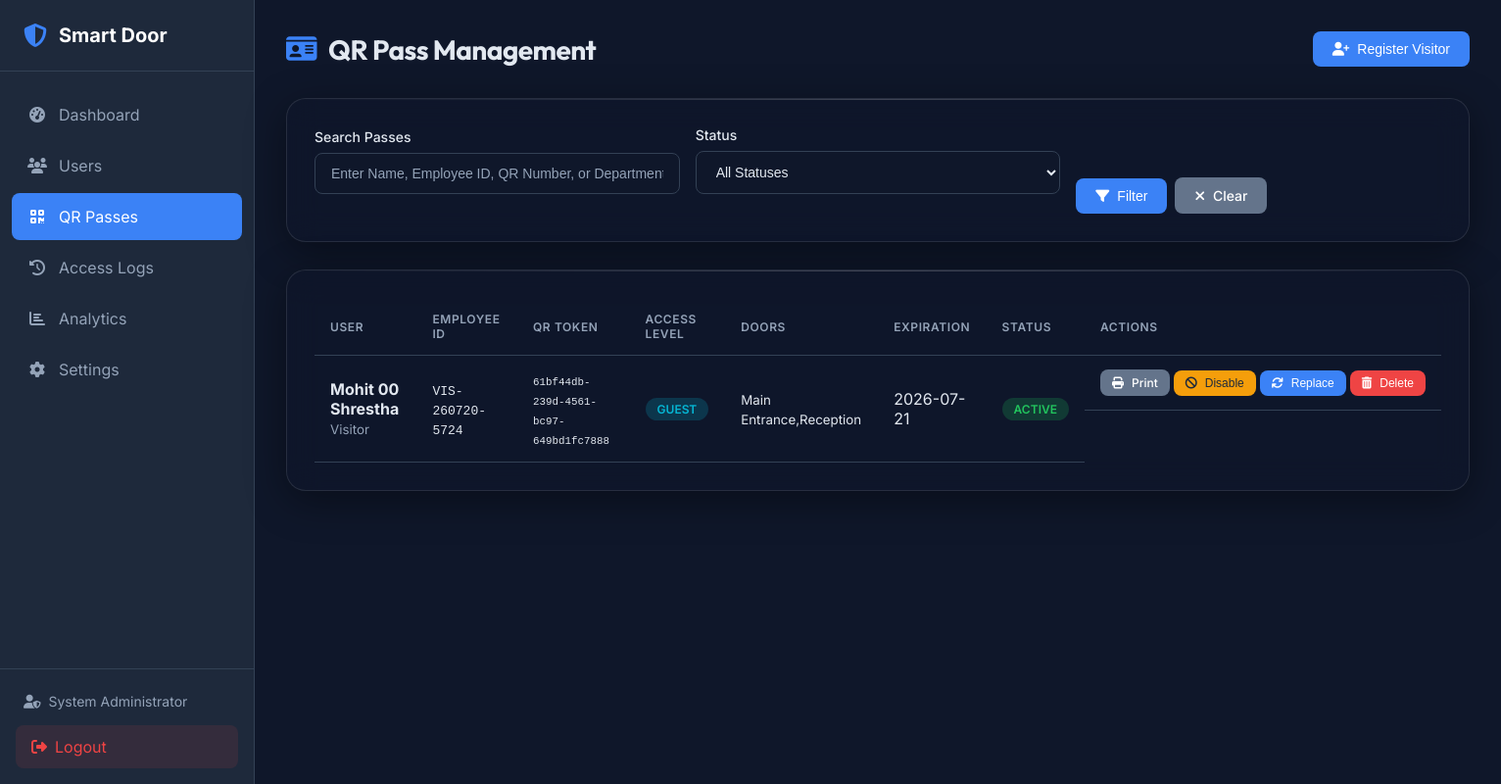
Page /admin/qr/passes (signed in) on the committed database.
### tables this page shows
CREATE TABLE qr_passes (
    id INTEGER PRIMARY KEY AUTOINCREMENT,
    user_id INTEGER NOT NULL,
    qr_token VARCHAR(255) UNIQUE NOT NULL,
    status VARCHAR(20) DEFAULT 'Active', -- 'Active', 'Disabled', 'Expired', 'Revoked', 'Lost', 'Replaced'
    issue_date DATETIME DEFAULT CURRENT_TIMESTAMP,
    expiration_date DATETIME NULL,
    access_level VARCHAR(50) DEFAULT 'Normal',
    allowed_doors TEXT DEFAULT 'Main Entrance',
    access_schedule TEXT, -- JSON schedule, e.g. {"days": [1,2,3,4,5], "start_time": "09:00", "end_time": "18:00"}
    created_at DATETIME DEFAULT CURRENT_TIMESTAMP,
    updated_at DATETIME DEFAULT CURRENT_TIMESTAMP,
    FOREIGN KEY (user_id) REFERENCES users(id) ON DELETE CASCADE
);

CREATE TABLE users (
    id INTEGER PRIMARY KEY AUTOINCREMENT,
    employee_id VARCHAR(50) UNIQUE NOT NULL,
    first_name VARCHAR(50) NOT NULL,
    last_name VARCHAR(50) NOT NULL,
    email VARCHAR(100) UNIQUE,
    phone VARCHAR(20),
    department VARCHAR(100),
    designation VARCHAR(100),
    is_active BOOLEAN DEFAULT 1,
    face_enrolled BOOLEAN DEFAULT 0,
    fingerprint_enrolled BOOLEAN DEFAULT 0,
    created_at DATETIME DEFAULT CURRENT_TIMESTAMP,
    updated_at DATETIME DEFAULT CURRENT_TIMESTAMP,
    created_by INTEGER, user_type VARCHAR(50) DEFAULT 'Employee', access_level VARCHAR(50) DEFAULT 'Normal', allowed_doors TEXT DEFAULT 'Main Entrance', status VARCHAR(20) DEFAULT 'Active', expiration_date DATETIME NULL,
    FOREIGN KEY (created_by) REFERENCES admin(id)
);

### web/routes/qr_routes.py (the view)
@qr_bp.route('/admin/qr/passes')
@login_required
def list_passes():
    search = request.args.get('search', '').strip()
    status = request.args.get('status', '').strip()
    page = int(request.args.get('page', 1))
    per_page = 20
    passes = qr_repo.get_all_passes(
        limit=per_page,
        offset=(page - 1) * per_page,
        search=search,
        status=status
    )
    return render_template(
        'qr/list.html',
        passes=passes,
        page=page,
        search=search,
        status_filter=status
    )

### database/db_manager.py (called while the page is built, shortened)
    def _get_connection(self) -> sqlite3.Connection:
        return self._local.connection

    def execute(self, query: str, params: tuple = ()) -> sqlite3.Cursor:
        conn = self._get_connection()
        cursor = conn.cursor()
        cursor.execute(query, params)
        return cursor

### web/routes/qr_routes.py (called while the page is built)
def login_required(f):
    @wraps(f)
    def decorated_function(*args, **kwargs):
        if 'admin_id' not in session:
            flash('Please log in to access this page.', 'warning')
            return redirect(url_for('login'))
        return f(*args, **kwargs)
    return decorated_function

### web/templates/qr/list.html (shortened to what this page needs)
{% extends "base.html" %}
{% block extra_css %}
<link rel="stylesheet" href="{{ url_for('static', filename='css/qr.css') }}">
{% endblock %}
{% block content %}
<div class="page-header">
    <h1><i class="fas fa-id-card"></i> QR Pass Management</h1>
    <button class="btn btn-primary" onclick="document.getElementById('add-visitor-modal').style.display='flex'">
        <i class="fas fa-user-plus"></i> Register Visitor
    </button>
</div>
<div class="qr-glass-card">
    <form method="GET" class="filter-form">
        <div class="form-row">
            <div class="form-group" style="flex: 2;">
                <label for="search">Search Passes</label>
                <input type="text" id="search" name="search" value="{{ search or '' }}"
                       placeholder="Enter Name, Employee ID, QR Number, or Department...">
            </div>
            <div class="form-group">
                <label for="status">Status</label>
                <select id="status" name="status">
                    <option value="">All Statuses</option>
                </select>
            </div>
            <div class="form-group" style="display: flex; align-items: flex-end; gap: 0.5rem; margin-bottom: 0;">
                <button type="submit" class="btn btn-primary">
                    <i class="fas fa-filter"></i> Filter
                </button>
                <a href="{{ url_for('qr.list_passes') }}" class="btn btn-secondary">
                    <i class="fas fa-times"></i> Clear
                </a>
            </div>
        </div>
    </form>
</div>
<div class="qr-glass-card">
    <div class="table-responsive">
        <table class="table">
            <thead>
                <tr>
                    <th>User</th>
                    <th>Employee ID</th>
                    <th>QR Token</th>
                    <th>Access Level</th>
                    <th>Doors</th>
                    <th>Expiration</th>
                    <th>Status</th>
                    <th>Actions</th>
                </tr>
            </thead>
            <tbody>
                {% if passes %}
                    {% for p in passes %}
                    <tr>
                        <td><strong>{{ p.first_name }} {{ p.last_name }}</strong><br><small class="text-muted">{{ p.department or '-' }}</small></td>
                        <td><code>{{ p.employee_id }}</code></td>
                        <td><small><code>{{ p.qr_token }}</code></small></td>
                        <td><span class="badge badge-info">{{ p.access_level }}</span></td>
                        <td><small>{{ p.allowed_doors }}</small></td>
                        <td>
                            {% if p.expiration_date %}
                                {{ p.expiration_date.split(' ')[0] }}
                            {% else %}
                                <span class="text-muted">Lifetime</span>
                            {% endif %}
                        </td>
                        <td>
                            {% if p.status == 'Active' %}
                                <span class="badge badge-success">Active</span>
                            {% elif p.status == 'Disabled' %}
                                <span class="badge badge-warning">Disabled</span>
                            {% elif p.status == 'Expired' %}
                                <span class="badge badge-expired">Expired</span>
                            {% elif p.status == 'Revoked' %}
                                <span class="badge badge-revoked">Revoked</span>
                            {% elif p.status == 'Lost' %}
                                <span class="badge badge-lost">Lost</span>
                            {% else %}
                                <span class="badge badge-replaced">Replaced</span>
                            {% endif %}
                        </td>
                        <td class="actions">
                            <a href="{{ url_for('qr.print_pass', pass_id=p.id) }}" class="btn btn-sm btn-secondary" title="Print Card" target="_blank">
                                <i class="fas fa-print"></i> Print
                            </a>
                            {% if p.status == 'Active' %}
                            <form method="POST" action="{{ url_for('qr.toggle_pass_status', pass_id=p.id) }}" style="display: inline;">
                                <button type="submit" class="btn btn-sm btn-warning" title="Disable Pass">
                                    <i class="fas fa-ban"></i> Disable
                                </button>
                            </form>
                            {% elif p.status == 'Disabled' %}
                            <form method="POST" action="{{ url_for('qr.toggle_pass_status', pass_id=p.id) }}" style="display: inline;">
                                <button type="submit" class="btn btn-sm btn-success" title="Enable Pass">
                                    <i class="fas fa-check"></i> Enable
                                </button>
                            </form>
                            {% endif %}
                            <form method="POST" action="{{ url_for('qr.regenerate_pass', user_id=p.user_id) }}" style="display: inline;"
                                  onsubmit="return confirm('Regenerating will immediately revoke this card and issue a new secure UUID token. Proceed?');">
                                <button type="submit" class="btn btn-sm btn-primary" title="Regenerate/Replace">
                                    <i class="fas fa-sync"></i> Replace
                                </button>
                            </form>
                            <form method="POST" action="{{ url_for('qr.delete_pass', pass_id=p.id) }}" style="display: inline;"
                                  onsubmit="return confirm('Are you sure you want to permanently delete this QR Pass and its visitor record?');">
                                <button type="submit" class="btn btn-sm btn-danger" title="Delete Pass">
                                    <i class="fas fa-trash-alt"></i> Delete
                                </button>
                            </form>
                        </td>
                    </tr>
                    {% endfor %}
                {% else %}
                <tr>
                    <td colspan="8" class="text-center text-muted">No QR Passes found.</td>
                </tr>
                {% endif %}
            </tbody>
        </table>
    </div>
</div>
{% endblock %}

### web/static/css/style.css (style rules this page uses)
:root { --primary: #3b82f6; --primary-dark: #2563eb; --secondary: #64748b; --success: #22c55e; --danger: #ef4444; --warning: #f59e0b; --info: #06b6d4; --dark: #1e293b; --darker: #0f172a; --light: #f1f5f9; --white: #ffffff; --border: #334155; --text: #e2e8f0; --text-muted: #94a3b8; --sidebar-width: 260px; }
* { margin: 0; padding: 0; box-sizing: border-box; }
body { font-family: 'Inter', -apple-system, BlinkMacSystemFont, sans-serif; background-color: var(--darker); color: var(--text); min-height: 100vh; display: flex; }
a { text-decoration: none; color: inherit; }
.page-header { display: flex; justify-content: space-between; align-items: center; margin-bottom: 2rem; }
.page-header h1 { font-size: 1.75rem; font-weight: 700; display: flex; align-items: center; gap: 0.75rem; }
.page-header h1 i { color: var(--primary); }
.table { width: 100%; border-collapse: collapse; }
.table th, .table td { padding: 0.875rem 1rem; text-align: left; border-bottom: 1px solid var(--border); }
.table th { font-weight: 600; color: var(--text-muted); font-size: 0.75rem; text-transform: uppercase; letter-spacing: 0.05em; }
.badge { display: inline-block; padding: 0.25rem 0.75rem; border-radius: 9999px; font-size: 0.75rem; font-weight: 600; text-transform: uppercase; }
.badge-success { background: rgba(34, 197, 94, 0.2); color: var(--success); }
.badge-info { background: rgba(6, 182, 212, 0.2); color: var(--info); }
.btn { display: inline-flex; align-items: center; gap: 0.5rem; padding: 0.625rem 1.25rem; border-radius: 0.5rem; font-weight: 500; font-size: 0.875rem; border: none; cursor: pointer; transition: all 0.2s; }
.btn-sm { padding: 0.375rem 0.75rem; font-size: 0.75rem; }
.btn-primary { background: var(--primary); color: var(--white); }
.btn-secondary { background: var(--secondary); color: var(--white); }
.btn-danger { background: var(--danger); color: var(--white); }
.btn-warning { background: var(--warning); color: var(--dark); }
.form-group { margin-bottom: 1.25rem; }
.form-group label { display: flex; align-items: center; gap: 0.5rem; margin-bottom: 0.5rem; font-weight: 500; font-size: 0.875rem; color: var(--text); }
.form-group input, .form-group select, .form-group textarea { width: 100%; padding: 0.75rem 1rem; background: var(--darker); border: 1px solid var(--border); border-radius: 0.5rem; color: var(--text); font-size: 0.875rem; transition: all 0.2s; }
.form-group input::placeholder { color: var(--text-muted); }
.form-row { display: grid; grid-template-columns: repeat(auto-fit, minmax(200px, 1fr)); gap: 1rem; }
.text-muted { color: var(--text-muted); }
.actions { display: flex; gap: 0.25rem; align-items: center; }
.actions .btn { font-size: 0.75rem; padding: 0.375rem 0.75rem; }
.actions { display: flex; gap: 0.25rem; }
.filter-form .form-row { align-items: flex-end; }

### web/static/css/qr.css (style rules this page uses)
:root { --glass-bg: rgba(15, 23, 42, 0.55); --glass-border: rgba(255, 255, 255, 0.1); --glass-shadow: rgba(0, 0, 0, 0.4); --card-glow: rgba(59, 130, 246, 0.25); --accent-gradient: linear-gradient(135deg, #3b82f6 0%, #8b5cf6 100%); --font-heading: 'Outfit', sans-serif; }
h1, h2, h3, .qr-stat-info h3 { font-family: var(--font-heading); letter-spacing: -0.02em; }
.qr-glass-card { background: var(--glass-bg); backdrop-filter: blur(16px); -webkit-backdrop-filter: blur(16px); border: 1px solid var(--glass-border); border-radius: 1.25rem; box-shadow: 0 10px 40px 0 var(--glass-shadow); padding: 1.75rem; margin-bottom: 1.75rem; transition: all 0.4s cubic-bezier(0.175, 0.885, 0.32, 1.275); position: relative; z-index: 10; overflow: hidden; }
.qr-glass-card::before { content: ''; position: absolute; top: 0; left: 0; right: 0; height: 1px; background: linear-gradient(90deg, transparent, rgba(255,255,255,0.2), transparent); z-index: 11; }

### rows in the picture
qr_passes: first_name "Mohit 00", last_name "Shrestha", department "Visitor", employee_id "VIS-260720-5724", qr_token "61bf44db-239d-4561-bc97-649bd1fc7888", access_level "GUEST", allowed_doors "Main Entrance,Reception", expiration_date "2026-07-21", status "ACTIVE"

### other values in the picture
{{ session.get('admin_name', 'Admin') }} "System Administrator"
